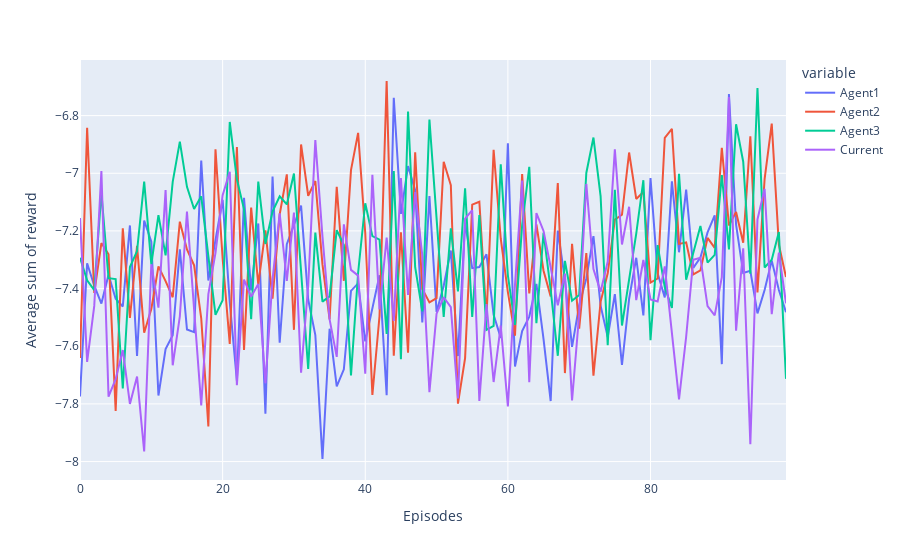

Source (notebook cell):
### Code cell
fog = px.line(data_eps_s, y=['Agent1', 'Agent2', 'Agent3', 'Current'])
fog.update_layout(xaxis_title = 'Episodes', yaxis_title = 'Average sum of reward')
fog.show()
